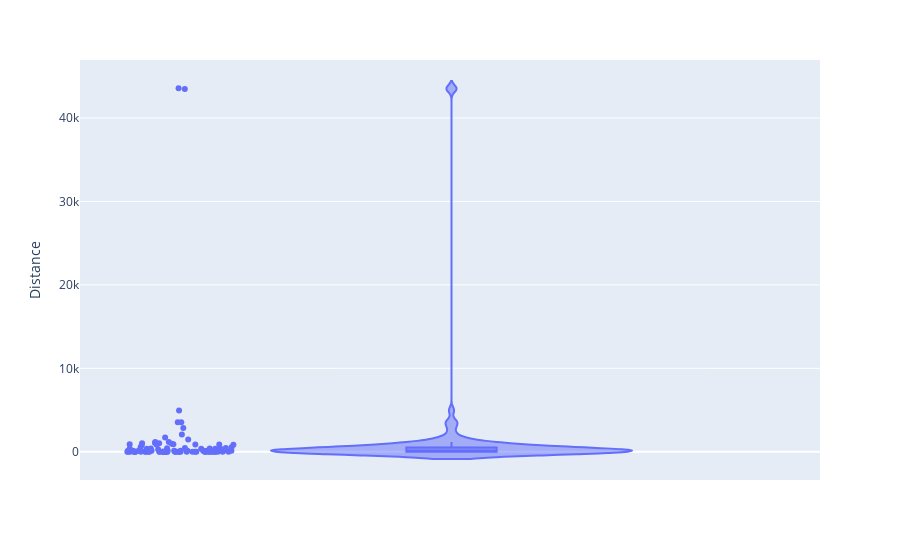
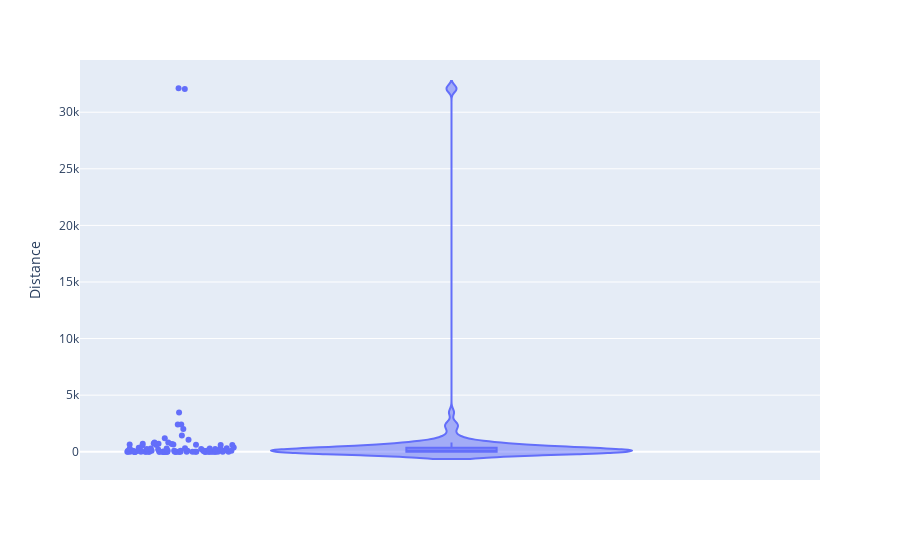
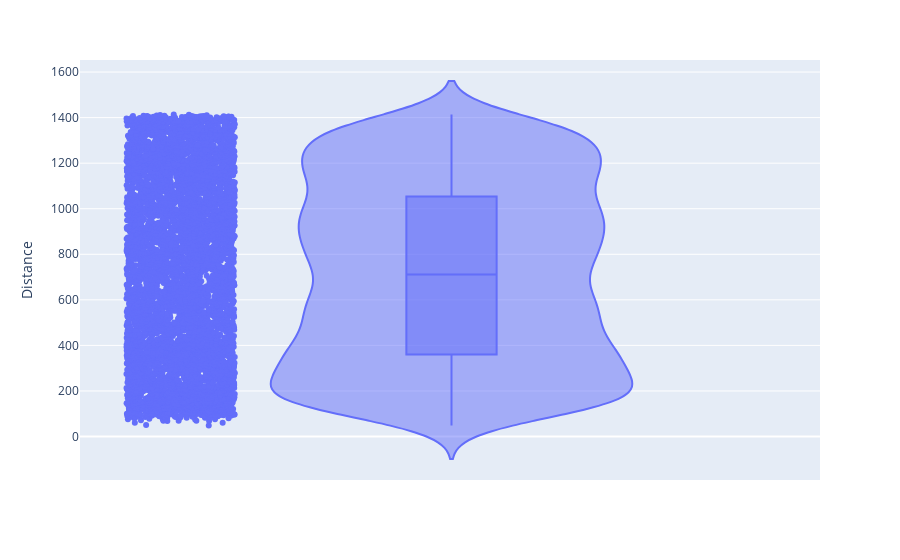
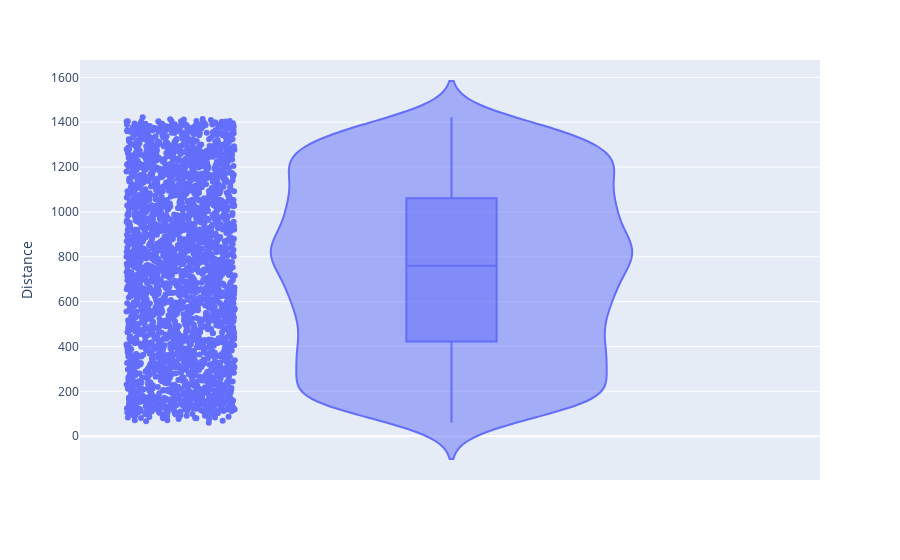

Notebook code for these charts, in order:
### Code cell
distances_array = calculate_distances_from_reactions(samples_dingo, samples_dingo_loopless_solutions, ec_cobra_model)
violin_plot_samples_distances(distances_array)


distances_array = calculate_distances_from_reactions(samples_optgp, samples_optgp_loopless_solutions, ec_cobra_model)
violin_plot_samples_distances(distances_array)



distances_array = calculate_distances_from_samples(samples_dingo, samples_dingo_loopless_solutions, ec_cobra_model)
violin_plot_samples_distances(distances_array)


distances_array = calculate_distances_from_samples(samples_optgp, samples_optgp_loopless_solutions, ec_cobra_model)
violin_plot_samples_distances(distances_array)

### Figure 1 — Plotly figure (JSON) as saved in the notebook; plotly's stock layout.template omitted (floating-point values rounded to 4 significant figures)
{"data": [{"alignmentgroup": "True", "box": {"visible": true}, "hovertemplate": "Distance=%{y}<extra></extra>", "legendgroup": "", "marker": {"color": "#636efa"}, "name": "", "offsetgroup": "", "orientation": "v", "points": "all", "scalegroup": "True", "showlegend": false, "type": "violin", "x0": " ", "xaxis": "x", "y": [814.2, 1.407e-11, 380.2, 126.7, 380.2, 9.29e-13, 1.338e-13, 126.7, 1.186e-11, 6.868e-13, 0, 2.262e-13, 870.1, 126.7, 126.7, 4944.0, 884.6, 0, 1014.0, 1014.0, 351.3, 2075.0, 5.068e-13, 1041.0, 2.046e-12, 0, 1.346e-11, 253.5, 126.7, 126.7, 1172.0, 2.71e-11, 0, 126.7, 1172.0, 2.946e-13, 43480.0, 351.3, 126.7, 1706.0, 126.7, 126.7, 126.7, 0, 0, 0, 1.346e-11, 0, 1.358e-11, 0, 0, 0, 0, 0, 2.333e-11, 6.982e-12, 0, 0, 1.27e-11, 1.469e-11, 1.186e-11, 0, 0, 126.7, 881.7, 3532.0, 3532.0, 43570.0, 0, 126.7, 0, 380.2, 126.7, 0, 1454.0, 0, 833.4, 856.8, 833.4, 0, 380.2, 6.982e-12, 351.3, 437.2, 0, 437.2, 0, 412.6, 962.7, 527.9, 126.7, 2832.0, 1.27e-11, 1.348e-11, 539.5], "y0": " ", "yaxis": "y"}], "layout": {"legend": {"tracegroupgap": 0}, "margin": {"t": 60}, "violinmode": "group", "xaxis": {"anchor": "y", "domain": [0, 1]}, "yaxis": {"anchor": "x", "domain": [0, 1], "title": {"text": "Distance"}}}}

### Figure 2 — Plotly figure (JSON) as saved in the notebook; plotly's stock layout.template omitted (floating-point values rounded to 4 significant figures)
{"data": [{"alignmentgroup": "True", "box": {"visible": true}, "hovertemplate": "Distance=%{y}<extra></extra>", "legendgroup": "", "marker": {"color": "#636efa"}, "name": "", "offsetgroup": "", "orientation": "v", "points": "all", "scalegroup": "True", "showlegend": false, "type": "violin", "x0": " ", "xaxis": "x", "y": [549.6, 4.445e-11, 279.9, 93.29, 279.9, 1.008e-11, 0, 93.29, 2.761e-11, 0, 0, 0, 611.9, 93.29, 93.29, 3469.0, 637.8, 0, 696.3, 696.3, 235.6, 1434.0, 0, 722.2, 7.436e-12, 0, 9.36e-11, 186.6, 93.29, 93.29, 816.7, 2.73e-10, 0, 93.29, 816.7, 0, 32050.0, 235.6, 93.29, 1193.0, 93.29, 93.29, 93.29, 0, 0, 0, 9.36e-11, 0, 4.445e-11, 0, 0, 0, 0, 0, 1.636e-10, 6.604e-11, 0, 0, 3.937e-11, 1.365e-10, 2.761e-11, 0, 0, 93.29, 599.6, 2410.0, 2410.0, 32120.0, 0, 93.29, 0, 279.9, 93.29, 4.414e-11, 1055.0, 0, 591.3, 644.4, 591.3, 0, 279.9, 6.604e-11, 235.6, 300.5, 0, 300.5, 0, 279.3, 675.7, 362.7, 93.29, 2005.0, 3.937e-11, 1.365e-10, 377.6], "y0": " ", "yaxis": "y"}], "layout": {"legend": {"tracegroupgap": 0}, "margin": {"t": 60}, "violinmode": "group", "xaxis": {"anchor": "y", "domain": [0, 1]}, "yaxis": {"anchor": "x", "domain": [0, 1], "title": {"text": "Distance"}}}}

### Figure 3 — Plotly figure (JSON) as saved in the notebook; plotly's stock layout.template omitted (floating-point values rounded to 4 significant figures; data arrays with more than 128 entries replaced by an {"elided": "..."} marker saying what was removed)
{"data": [{"alignmentgroup": "True", "box": {"visible": true}, "hovertemplate": "Distance=%{y}<extra></extra>", "legendgroup": "", "marker": {"color": "#636efa"}, "name": "", "offsetgroup": "", "orientation": "v", "points": "all", "scalegroup": "True", "showlegend": false, "type": "violin", "x0": " ", "xaxis": "x", "y": {"elided": "5800 float values"}, "y0": " ", "yaxis": "y"}], "layout": {"legend": {"tracegroupgap": 0}, "margin": {"t": 60}, "violinmode": "group", "xaxis": {"anchor": "y", "domain": [0, 1]}, "yaxis": {"anchor": "x", "domain": [0, 1], "title": {"text": "Distance"}}}}

### Figure 4 — Plotly figure (JSON) as saved in the notebook; plotly's stock layout.template omitted (floating-point values rounded to 4 significant figures; data arrays with more than 128 entries replaced by an {"elided": "..."} marker saying what was removed)
{"data": [{"alignmentgroup": "True", "box": {"visible": true}, "hovertemplate": "Distance=%{y}<extra></extra>", "legendgroup": "", "marker": {"color": "#636efa"}, "name": "", "offsetgroup": "", "orientation": "v", "points": "all", "scalegroup": "True", "showlegend": false, "type": "violin", "x0": " ", "xaxis": "x", "y": {"elided": "3000 float values"}, "y0": " ", "yaxis": "y"}], "layout": {"legend": {"tracegroupgap": 0}, "margin": {"t": 60}, "violinmode": "group", "xaxis": {"anchor": "y", "domain": [0, 1]}, "yaxis": {"anchor": "x", "domain": [0, 1], "title": {"text": "Distance"}}}}
